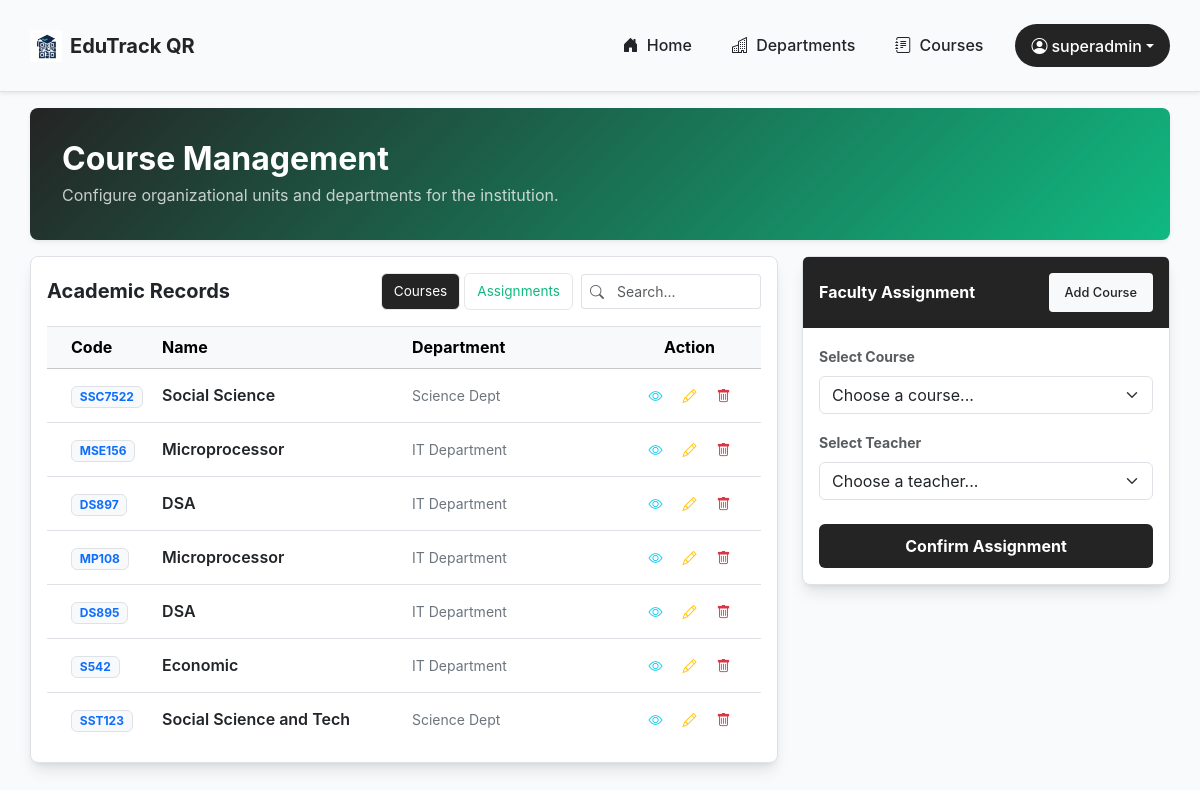
The app's page /courses/assignteacher/ (signed in) with its own data.
### QRA_app/models.py (models this page shows, shortened)
class User(AbstractUser):
    USER_ROLE = (
        ("student", "Student"),
        ("teacher", "Teacher"),
        ("superuser", "Superuser"),
    )
    role = models.CharField(max_length=10, choices=USER_ROLE, default="student")
    profile_picture = models.ImageField(
        upload_to="profile_pictures/", blank=True, null=True
    )
    phone_number = models.CharField(max_length=15, blank=True, null=True)
    address = models.CharField(max_length=200, blank=True, null=True)
    created_at = models.DateTimeField(auto_now_add=True)
    updated_at = models.DateTimeField(auto_now=True)

class CourseModel(models.Model):
    name = models.CharField(max_length=100)
    code = models.CharField(max_length=20, unique=True)
    description = models.TextField(blank=True, null=True)
    department = models.ForeignKey(
        DepartmentModel,
        on_delete=models.CASCADE,
        related_name="courses"
    )
    created_at = models.DateTimeField(auto_now_add=True)
    updated_at = models.DateTimeField(auto_now=True)

class DepartmentModel(models.Model):
    name = models.CharField(max_length=100, unique=True)
    description = models.TextField(blank=True, null=True)
    created_at = models.DateTimeField(auto_now_add=True)
    updated_at = models.DateTimeField(auto_now=True)

### QRA_app/Views/course_view.py (the view, shortened to what this page needs)
# urls.py: path("courses/assignteacher/", course_view.assign_teacher, name="assign_teacher"),
@superuser_required
def assign_teacher(request):
    courses = CourseModel.objects.all()
    teachers = User.objects.filter(role="teacher")
    assignments = CourseAssignment.objects.select_related("course", "teacher").all()
    departments = DepartmentModel.objects.all()
    context = {
        "courses": courses,
        "teachers": teachers,
        "assignments": assignments,
        "departments": departments,
    }
    return render(request, "UI/course/assign_teacher.html", context)

### QRA_app/permission.py (called while the page is built)
def is_superuser(user):
    return user.is_authenticated and user.is_superuser

### QRA_app/templates/UI/course/assign_teacher.html (shortened to what this page needs)
{% extends 'UI/course/course_dashboard.html' %}
{% block assign_teacher_form %}
<div class="card border p-0 m-0">
    <div class="card-header text-white py-3" style="background-color: var(--color-primary); border-bottom: none;">
        <div class="d-flex justify-content-between align-items-center">
            <h6 class="mb-0 fw-bold">
                Faculty Assignment
            </h6>
            <a href="{% url 'course_dashboard' %}" class="btn btn-sm btn-light fw-medium px-3"
               style="color: var(--color-primary); font-size: 0.8rem; border-radius: 4px;">
                Add Course
            </a>
        </div>
    </div>
    <div class="card-body">
        <form action="{% url 'assign_teacher' %}" method="post">
            <div class="mb-3">
                <label class="form-label small fw-bold text-muted">Select
                    Course</label>
                <select name="course_id" class="form-select" required>
                    <option value selected disabled>Choose a course...</option>
                </select>
            </div>
            <div class="mb-4">
                <label class="form-label small fw-bold text-muted">Select
                    Teacher</label>
                <select name="teacher_id" class="form-select" required>
                    <option value selected disabled>Choose a teacher...</option>
                </select>
            </div>
            <div class="d-grid gap-2">
                <button type="submit" class="btn fw-bold" style="background: var(--color-primary); color: white;">Confirm
                    Assignment
                </button>
            </div>
        </form>
    </div>
</div>
{% endblock %}

### QRA_app/templates/UI/navbar.html (shortened to what this page needs)
{% load static %}
<nav
  class="navbar navbar-expand-lg navbar-light bg-[var(--color-primary)] border-bottom shadow-sm py-2"
>
  <div class="container">
    <a
      class="navbar-brand d-flex align-items-center fw-bold"
      style="color: var(--color-primary)"
      href="{% if request.user.is_authenticated %}{% if request.user.role == 'superuser' %}{% url 'superuser_dashboard' %} {% elif request.user.role == 'teacher' %} {% url 'teacher_dashboard' %} {% else %} {% url 'student_dashboard' %} {% endif %}{% else %}{% url 'home' %}{% endif %}"
    >
      <img
        src="{% static 'logo/EDUQR.png' %}"
        alt="EduTrack QR Logo"
        width="32"
        height="32"
        class="d-inline-block align-text-top me-2"
      />
      EduTrack QR
    </a>
    <div class="collapse navbar-collapse" id="navbarNav">
      <ul
        class="navbar-nav ms-auto align-items-lg-center align-items-end gap-2"
      >
        {% if request.user.is_authenticated %}
        <li class="nav-item">
          <a
            class="nav-link px-3 fw-medium text-dark"
            href="{% if request.user.role == 'superuser' %}{% url 'superuser_dashboard' %} {% elif request.user.role == 'teacher' %} {% url 'teacher_dashboard' %} {% else %} {% url 'student_dashboard' %} {% endif %}"
          >
            <i class="bi bi-house-door-fill me-1"></i> Home
          </a>
        </li>
        {% if request.user.role == 'superuser' %}
        <li class="nav-item">
          <a
            class="nav-link px-3 fw-medium text-dark"
            href="{% url 'department_dashboard' %}"
          >
            <i class="bi bi-building me-1"></i> Departments
          </a>
        </li>
        <li class="nav-item">
          <a
            class="nav-link px-3 fw-medium text-dark"
            href="{% url 'course_dashboard' %}"
          >
            <i class="bi bi-journal-text me-1"></i> Courses
          </a>
        </li>
        {% endif %}
        <li class="nav-item dropdown ms-lg-2">
          <a
            class="nav-link dropdown-toggle btn btn-sm px-3 rounded-pill fw-medium d-flex align-items-center"
            href="#"
            style="background-color: var(--color-primary); color: var(--white);"
            id="userDropdown"
            role="button"
            data-bs-toggle="dropdown"
            aria-expanded="false"
          >
            <i class="bi bi-person-circle me-1"></i> {{ request.user.username }}
          </a>
        </li>
        {% endif %}
      </ul>
    </div>
  </div>
</nav>

### QRA_app/templates/UI/course/course_list_content.html (shortened to what this page needs)
<div class="tab-pane fade show active" id="nav-courses" role="tabpanel">
    <div class="table-responsive" style="max-height: 420px; overflow-y: auto;">
        <table class="table table-hover align-middle mb-0 border-top">
            <thead class="table-light sticky-top" style="top: 0; z-index: 10;">
                <tr>
                    <th class="ps-4" style="width: 15%;">Code</th>
                    <th style="width: 35%;">Name</th>
                    <th style="width: 30%;">Department</th>
                    <th class="text-center" style="width: 20%;">Action</th>
                </tr>
            </thead>
            <tbody>
                {% for course in courses %}
                <tr>
                    <td class="ps-4">
                        <span class="badge bg-light text-primary border">{{ course.code }}</span>
                    </td>
                    <td class="fw-semibold text-dark">{{ course.name }}</td>
                    <td class="text-secondary small">{{ course.department.name }}</td>
                    <td class="text-center" style="white-space: nowrap; vertical-align: middle;">
                        <div class="d-inline-flex align-items-center gap-1">
                            <a href="{% url 'course_detail' course.id %}"
                                class="btn btn-sm btn-outline-info p-1 p-md-2"
                                title="View">
                                <i class="bi bi-eye"></i>
                            </a>
                            <a href="{% url 'course_edit' course.id %}"
                                class="btn btn-sm btn-outline-warning p-1 p-md-2"
                                title="Edit">
                                <i class="bi bi-pencil"></i>
                            </a>
                            <form action="{% url 'course_delete' course.id %}"
                                method="post"
                                class="m-0 d-inline">
                                <button type="submit"
                                    class="btn btn-sm btn-outline-danger p-1 p-md-2"
                                    onclick="return confirm('Delete this course?')">
                                    <i class="bi bi-trash"></i>
                                </button>
                            </form>
                        </div>
                    </td>
                </tr>
                {% endfor %}
            </tbody>
        </table>
    </div>
</div>

### static/CSS/index.css (style rules this page uses)
:root { --color-primary: #242424; --color-secondary: #10b981; --color-accent: #f59e0b; --color-danger: #ef4444; --color-success: #10b981; --color-warning: #f59e0b; --color-info: #3b82f6; --bg-color: #f9fafb; --bg-light: #ffffff; --text-dark: #1f2937; --text-muted: #6b7280; --white: #ffffff; --border-color: #e5e7eb; --shadow: 0 1px 3px 0 rgb(0 0 0 / 0.1), 0 1px 2px -1px rgb(0 0 0 / 0.1); --shadow-md: 0 4px 6px -1px rgb(0 0 0 / 0.1), 0 2px 4px -2px rgb(0 0 0 / 0.1); --shadow-lg: 0 10px 15px -3px rgb(0 0 0 / 0.1), 0 4px 6px -4px rgb(0 0 0 / 0.1); --shadow-xl: 0 20px 25px -5px rgb(0 0 0 / 0.1), 0 8px 10px -6px rgb(0 0 0 / 0.1); --radius: 8px; --radius-lg: 12px; }
* { margin: 0; padding: 0; box-sizing: border-box; }
body { font-family: -apple-system, BlinkMacSystemFont, "Segoe UI", "Roboto", "Oxygen", "Ubuntu", "Cantarell", "Fira Sans", "Droid Sans", "Helvetica Neue", sans-serif; background-color: var(--bg-color); color: var(--text-dark); min-height: 100vh; line-height: 1.6; }
.container { max-width: 95% !important; width: 100% !important; margin: 0 auto; padding: 1rem 0; }
.card { background: var(--white); border-radius: var(--radius); padding: 2rem; box-shadow: var(--shadow-lg); border: 1px solid var(--border-color); margin-bottom: 1rem; transition: transform 0.2s ease; }
.btn { display: inline-block; padding: 0.6rem 1.2rem; font-weight: 500; border-radius: 6px; text-decoration: none; transition: all 0.2s ease; cursor: pointer; border: none; text-align: center; }
.text-primary { color: var(--color-primary); }
.text-secondary { color: var(--color-secondary); }
a { color: var(--color-primary); text-decoration: none; }

### records on screen
User: user.username "superadmin"
CourseModel: code "SSC7522", name "Social Science", department.name "Science Dept"
CourseModel: code "MSE156", name "Microprocessor", department.name "IT Department"
CourseModel: code "DS897", name "DSA", department.name "IT Department"
CourseModel: code "MP108", name "Microprocessor", department.name "IT Department"
CourseModel: code "DS895", name "DSA", department.name "IT Department"
CourseModel: code "S542", name "Economic", department.name "IT Department"
CourseModel: code "SST123", name "Social Science and Tech", department.name "Science Dept"
